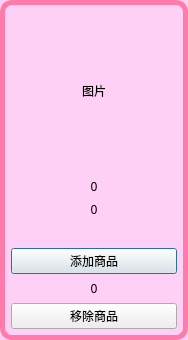
<?xml version="1.0" encoding="UTF-8"?>
<ui version="4.0">
 <class>Goods_Admin</class>
 <widget class="QDialog" name="Goods_Admin">
  <property name="enabled">
   <bool>true</bool>
  </property>
  <property name="geometry">
   <rect>
    <x>0</x>
    <y>0</y>
    <width>188</width>
    <height>340</height>
   </rect>
  </property>
  <property name="sizePolicy">
   <sizepolicy hsizetype="Fixed" vsizetype="Expanding">
    <horstretch>0</horstretch>
    <verstretch>0</verstretch>
   </sizepolicy>
  </property>
  <property name="minimumSize">
   <size>
    <width>0</width>
    <height>0</height>
   </size>
  </property>
  <property name="maximumSize">
   <size>
    <width>188</width>
    <height>340</height>
   </size>
  </property>
  <property name="baseSize">
   <size>
    <width>0</width>
    <height>0</height>
   </size>
  </property>
  <property name="windowTitle">
   <string>Dialog</string>
  </property>
  <property name="styleSheet">
   <string notr="true">#Goods_Admin{
	border: 5px solid rgb(255, 110, 255);
	border-color: rgb(255, 123, 169);
	border-radius: 12px;
	background-color: rgb(255, 208, 245);
}</string>
  </property>
  <layout class="QVBoxLayout" name="verticalLayout" stretch="9,1,1,1,0,0,0">
   <item>
    <widget class="QLabel" name="label_goods_pic">
     <property name="sizePolicy">
      <sizepolicy hsizetype="Expanding" vsizetype="Expanding">
       <horstretch>0</horstretch>
       <verstretch>0</verstretch>
      </sizepolicy>
     </property>
     <property name="maximumSize">
      <size>
       <width>188</width>
       <height>16777215</height>
      </size>
     </property>
     <property name="text">
      <string>图片</string>
     </property>
     <property name="alignment">
      <set>Qt::AlignCenter</set>
     </property>
    </widget>
   </item>
   <item>
    <widget class="QLabel" name="label_store">
     <property name="sizePolicy">
      <sizepolicy hsizetype="Expanding" vsizetype="Expanding">
       <horstretch>94</horstretch>
       <verstretch>0</verstretch>
      </sizepolicy>
     </property>
     <property name="maximumSize">
      <size>
       <width>16777215</width>
       <height>16777215</height>
      </size>
     </property>
     <property name="font">
      <font>
       <family>楷体</family>
      </font>
     </property>
     <property name="text">
      <string>0</string>
     </property>
     <property name="alignment">
      <set>Qt::AlignCenter</set>
     </property>
    </widget>
   </item>
   <item>
    <widget class="QLabel" name="label_price">
     <property name="sizePolicy">
      <sizepolicy hsizetype="Expanding" vsizetype="Expanding">
       <horstretch>0</horstretch>
       <verstretch>0</verstretch>
      </sizepolicy>
     </property>
     <property name="maximumSize">
      <size>
       <width>188</width>
       <height>16777215</height>
      </size>
     </property>
     <property name="font">
      <font>
       <family>楷体</family>
      </font>
     </property>
     <property name="text">
      <string>0</string>
     </property>
     <property name="alignment">
      <set>Qt::AlignCenter</set>
     </property>
    </widget>
   </item>
   <item>
    <widget class="QLabel" name="label_goods_name">
     <property name="font">
      <font>
       <family>楷体</family>
      </font>
     </property>
     <property name="text">
      <string/>
     </property>
     <property name="alignment">
      <set>Qt::AlignCenter</set>
     </property>
    </widget>
   </item>
   <item>
    <widget class="QPushButton" name="pushButton_add">
     <property name="sizePolicy">
      <sizepolicy hsizetype="Expanding" vsizetype="Expanding">
       <horstretch>0</horstretch>
       <verstretch>0</verstretch>
      </sizepolicy>
     </property>
     <property name="font">
      <font>
       <family>楷体</family>
      </font>
     </property>
     <property name="text">
      <string>添加商品</string>
     </property>
    </widget>
   </item>
   <item>
    <widget class="QLabel" name="label">
     <property name="font">
      <font>
       <family>Cascadia Mono</family>
      </font>
     </property>
     <property name="text">
      <string>0</string>
     </property>
     <property name="alignment">
      <set>Qt::AlignCenter</set>
     </property>
    </widget>
   </item>
   <item>
    <widget class="QPushButton" name="pushButton_reduce">
     <property name="sizePolicy">
      <sizepolicy hsizetype="Expanding" vsizetype="Expanding">
       <horstretch>0</horstretch>
       <verstretch>0</verstretch>
      </sizepolicy>
     </property>
     <property name="font">
      <font>
       <family>楷体</family>
      </font>
     </property>
     <property name="text">
      <string>移除商品</string>
     </property>
    </widget>
   </item>
  </layout>
 </widget>
 <resources/>
 <connections/>
</ui>
